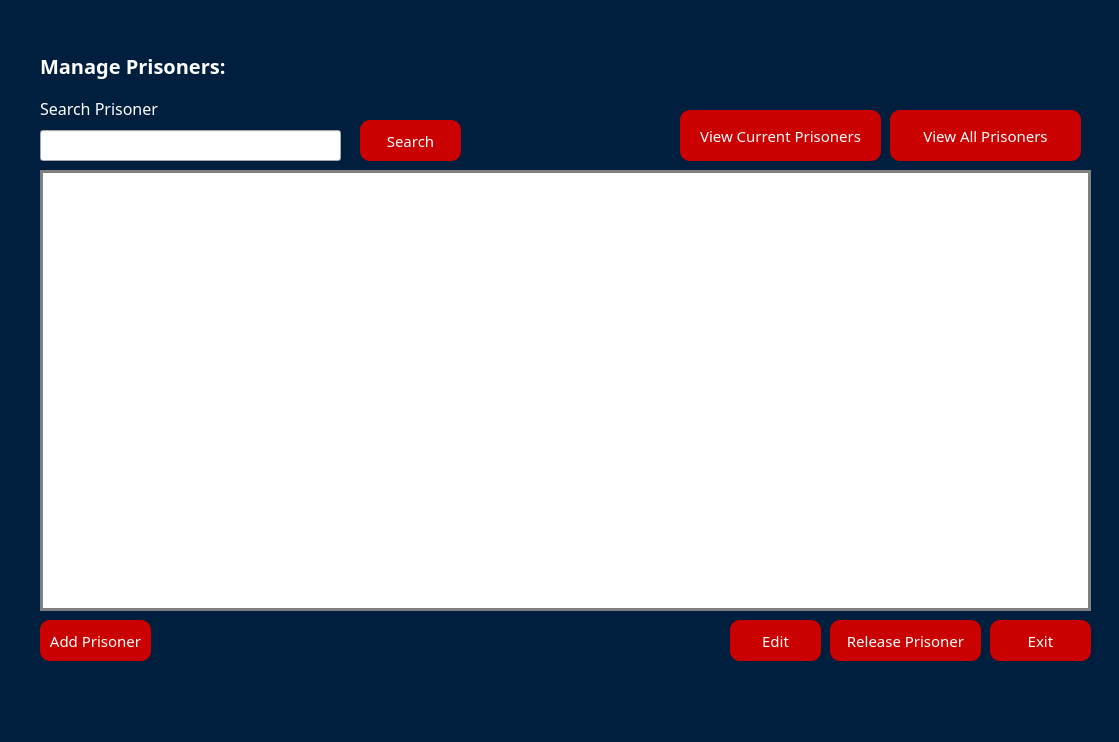
<?xml version="1.0" encoding="UTF-8"?>
<ui version="4.0">
 <class>managePrisoners</class>
 <widget class="QDialog" name="managePrisoners">
  <property name="geometry">
   <rect>
    <x>0</x>
    <y>0</y>
    <width>1119</width>
    <height>742</height>
   </rect>
  </property>
  <property name="windowTitle">
   <string>Dialog</string>
  </property>
  <property name="styleSheet">
   <string notr="true">*{
	font-family: century gothic;

}

#managePrisoners{
	background-color:#001F3F;
}

QTableWidget {
    background-color: white;
    border: 3px solid gray;
    gridline-color: gray;
    font-size: 14px;
color:black;
}

QHeaderView{
	font: 700, 16pt;
}

#add_prisoner_btn,#exit_btn,#edit_btn,#remove_prisoner_btn,#search_btn,#view_all_prisoners_btn,#view_cur_prisoners_btn{
	background-color : #cb0000 ;
	border-radius : 10px;
	color:white;
	padding:10px;
	font-size: 15px;
}

#add_prisoner_btn:hover, 
#exit_btn:hover, 
#edit_btn:hover, 
#remove_prisoner_btn:hover, 
#search_btn:hover, 
#view_all_prisoners_btn:hover, 
#view_cur_prisoners_btn:hover{
	background-color: #850101;
}

#label{
	font-size: 20px;
	font-weight:bold;
	color:white;
}

#searchLabel{
	font-size:16px;
	color:white;
}
#search_line_edit{
	background-color:white;
}</string>
  </property>
  <widget class="QPushButton" name="search_btn">
   <property name="geometry">
    <rect>
     <x>360</x>
     <y>120</y>
     <width>101</width>
     <height>41</height>
    </rect>
   </property>
   <property name="text">
    <string>Search</string>
   </property>
  </widget>
  <widget class="QPushButton" name="edit_btn">
   <property name="geometry">
    <rect>
     <x>730</x>
     <y>620</y>
     <width>91</width>
     <height>41</height>
    </rect>
   </property>
   <property name="text">
    <string>Edit</string>
   </property>
  </widget>
  <widget class="QLineEdit" name="searchLineEdit">
   <property name="geometry">
    <rect>
     <x>40</x>
     <y>130</y>
     <width>301</width>
     <height>31</height>
    </rect>
   </property>
   <property name="styleSheet">
    <string notr="true">background_color:white;</string>
   </property>
   <property name="text">
    <string/>
   </property>
  </widget>
  <widget class="QPushButton" name="add_prisoner_btn">
   <property name="geometry">
    <rect>
     <x>40</x>
     <y>620</y>
     <width>111</width>
     <height>41</height>
    </rect>
   </property>
   <property name="text">
    <string>Add Prisoner</string>
   </property>
  </widget>
  <widget class="QTableWidget" name="prisonersTableWidget">
   <property name="geometry">
    <rect>
     <x>40</x>
     <y>170</y>
     <width>1051</width>
     <height>441</height>
    </rect>
   </property>
  </widget>
  <widget class="QPushButton" name="exit_btn">
   <property name="geometry">
    <rect>
     <x>990</x>
     <y>620</y>
     <width>101</width>
     <height>41</height>
    </rect>
   </property>
   <property name="text">
    <string>Exit</string>
   </property>
  </widget>
  <widget class="QPushButton" name="remove_prisoner_btn">
   <property name="geometry">
    <rect>
     <x>830</x>
     <y>620</y>
     <width>151</width>
     <height>41</height>
    </rect>
   </property>
   <property name="text">
    <string>Release Prisoner</string>
   </property>
  </widget>
  <widget class="QPushButton" name="view_all_prisoners_btn">
   <property name="geometry">
    <rect>
     <x>890</x>
     <y>110</y>
     <width>191</width>
     <height>51</height>
    </rect>
   </property>
   <property name="text">
    <string>View All Prisoners</string>
   </property>
  </widget>
  <widget class="QPushButton" name="view_cur_prisoners_btn">
   <property name="geometry">
    <rect>
     <x>680</x>
     <y>110</y>
     <width>201</width>
     <height>51</height>
    </rect>
   </property>
   <property name="text">
    <string>View Current Prisoners</string>
   </property>
  </widget>
  <widget class="QLabel" name="searchLabel">
   <property name="geometry">
    <rect>
     <x>40</x>
     <y>100</y>
     <width>131</width>
     <height>16</height>
    </rect>
   </property>
   <property name="text">
    <string>Search Prisoner</string>
   </property>
  </widget>
  <widget class="QLabel" name="label">
   <property name="geometry">
    <rect>
     <x>40</x>
     <y>50</y>
     <width>211</width>
     <height>31</height>
    </rect>
   </property>
   <property name="text">
    <string>Manage Prisoners:</string>
   </property>
  </widget>
 </widget>
 <resources/>
 <connections/>
</ui>
